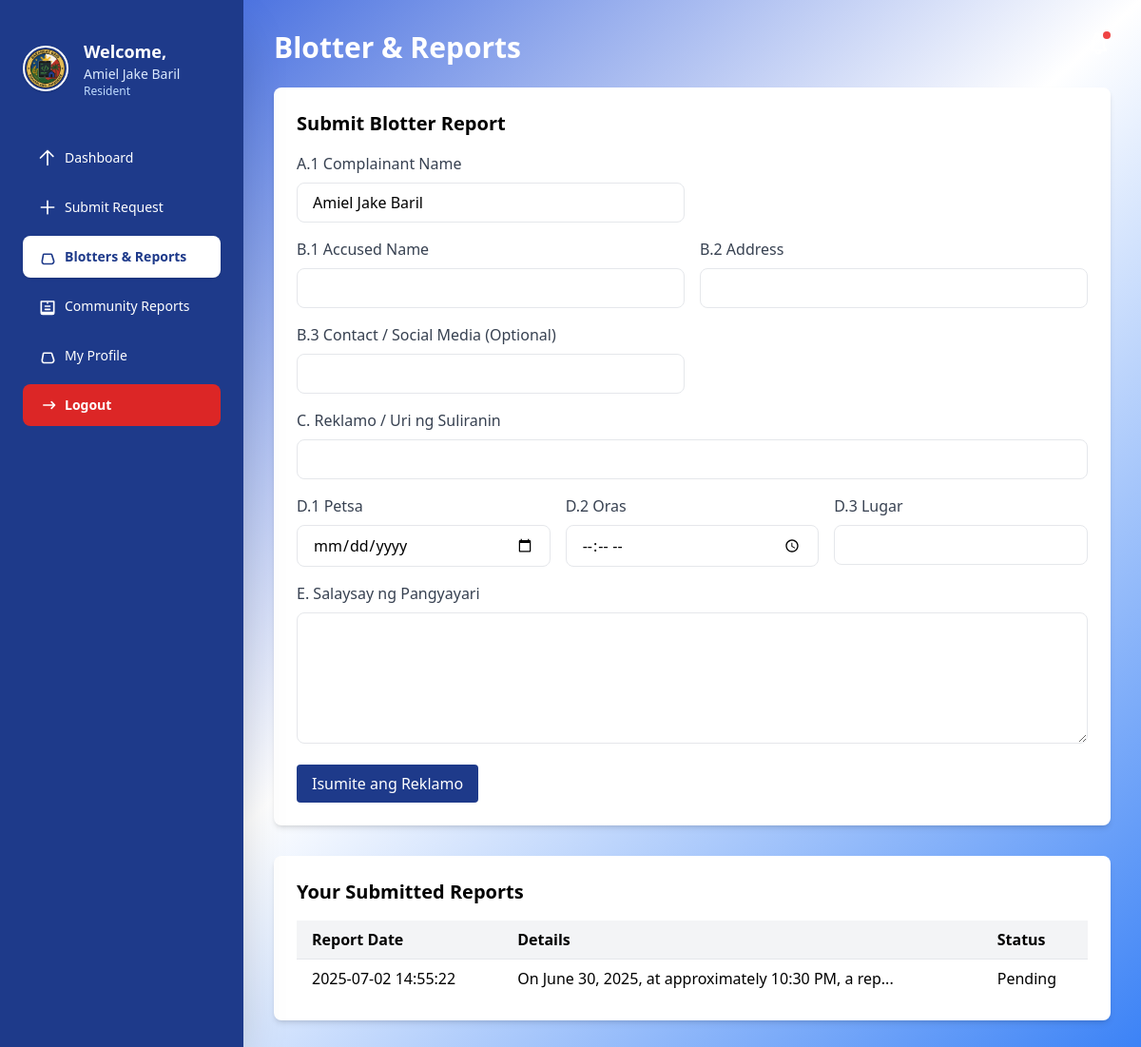
Screenshot of /resident/blotters.php (signed in) with the database file from the repository.
### tables this page shows
CREATE TABLE `users` (
  `id` int(11) NOT NULL,
  `full_name` varchar(255) NOT NULL,
  `email` varchar(255) NOT NULL,
  `password` varchar(255) NOT NULL,
  `role` varchar(50) NOT NULL,
  `created_at` timestamp NOT NULL DEFAULT current_timestamp(),
  `status` enum('pending','approved') DEFAULT 'pending'
);

CREATE TABLE `blotter_reports` (
  `id` int(11) NOT NULL,
  `residents_id` int(11) DEFAULT NULL,
  `complainant_name` varchar(255) NOT NULL,
  `incident_details` text NOT NULL,
  `status` varchar(50) DEFAULT 'Pending',
  `date_reported` datetime DEFAULT current_timestamp(),
  `complainant_address` varchar(255) DEFAULT NULL,
  `complainant_contact` varchar(20) DEFAULT NULL,
  `accused_name` varchar(255) DEFAULT NULL,
  `accused_address` varchar(255) DEFAULT NULL,
  `accused_contact` varchar(255) DEFAULT NULL,
  `complaint_type` varchar(100) DEFAULT NULL,
  `incident_date` date DEFAULT NULL,
  `incident_time` time DEFAULT NULL,
  `incident_location` varchar(255) DEFAULT NULL
);

### resident/blotters.php (the view, shortened to what this page needs)
<?php
$conn = new mysqli("localhost:3307", "root", "", "barangay_management_system");
$user_id = $_SESSION['user_id'];
$sql = "SELECT full_name FROM users WHERE id = ?";
$stmt = $conn->prepare($sql);
$stmt->bind_param("i", $user_id);
$stmt->execute();
$stmt->bind_result($complainant_name);
?>
<!DOCTYPE html>
<html lang="en">
<head>
  <script src="https://cdn.tailwindcss.com "></script>
</head>
<body class="bg-gradient-to-br from-blue-700 via-white to-blue-500">
<div id="sidebar">
  <?php include 'sidebar.php'; ?>
</div>
<div id="main-content" class="p-8">
  <div class="flex items-center justify-between mb-6">
    <h1 class="text-3xl font-bold text-white">Blotter & Reports</h1>
    <div class="relative">
      <button class="relative focus:outline-none">
        <span class="absolute top-0 right-0 inline-flex w-2 h-2 bg-red-500 rounded-full"></span>
      </button>
    </div>
  </div>
  <div class="bg-white p-6 rounded-lg shadow-md mb-8">
    <h2 class="text-xl font-semibold mb-4">Submit Blotter Report</h2>
    <form method="post">
      <div class="grid grid-cols-1 md:grid-cols-2 gap-4 mb-4">
        <div>
          <label for="complainant_name" class="block text-gray-700 font-medium mb-2">A.1 Complainant Name</label>
          <input type="text" name="complainant_name" id="complainant_name"
                 value="<?= htmlspecialchars($complainant_name); ?>"
                 class="w-full px-4 py-2 border rounded-lg focus:outline-none focus:ring-2 focus:ring-primary" readonly>
        </div>
      </div>
      <div class="grid grid-cols-1 md:grid-cols-2 gap-4 mb-4">
        <div>
          <label for="accused_name" class="block text-gray-700 font-medium mb-2">B.1 Accused Name</label>
          <input type="text" name="accused_name" id="accused_name" required
                 class="w-full px-4 py-2 border rounded-lg focus:outline-none focus:ring-2 focus:ring-primary">
        </div>
        <div>
          <label for="accused_address" class="block text-gray-700 font-medium mb-2">B.2 Address</label>
          <input type="text" name="accused_address" id="accused_address" required
                 class="w-full px-4 py-2 border rounded-lg focus:outline-none focus:ring-2 focus:ring-primary">
        </div>
        <div>
          <label for="accused_contact" class="block text-gray-700 font-medium mb-2">B.3 Contact / Social Media (Optional)</label>
          <input type="text" name="accused_contact" id="accused_contact"
                 class="w-full px-4 py-2 border rounded-lg focus:outline-none focus:ring-2 focus:ring-primary">
        </div>
      </div>
      <div class="mb-4">
        <label for="complaint_type" class="block text-gray-700 font-medium mb-2">C. Reklamo / Uri ng Suliranin</label>
        <input type="text" name="complaint_type" id="complaint_type" required
               class="w-full px-4 py-2 border rounded-lg focus:outline-none focus:ring-2 focus:ring-primary">
      </div>
      <div class="grid grid-cols-1 md:grid-cols-3 gap-4 mb-4">
        <div>
          <label for="incident_date" class="block text-gray-700 font-medium mb-2">D.1 Petsa</label>
          <input type="date" name="incident_date" id="incident_date" required
                 class="w-full px-4 py-2 border rounded-lg focus:outline-none focus:ring-2 focus:ring-primary">
        </div>
        <div>
          <label for="incident_time" class="block text-gray-700 font-medium mb-2">D.2 Oras</label>
          <input type="time" name="incident_time" id="incident_time" required
                 class="w-full px-4 py-2 border rounded-lg focus:outline-none focus:ring-2 focus:ring-primary">
        </div>
        <div>
          <label for="incident_location" class="block text-gray-700 font-medium mb-2">D.3 Lugar</label>
          <input type="text" name="incident_location" id="incident_location" required
                 class="w-full px-4 py-2 border rounded-lg focus:outline-none focus:ring-2 focus:ring-primary">
        </div>
      </div>
      <div class="mb-4">
        <label for="incident_details" class="block text-gray-700 font-medium mb-2">E. Salaysay ng Pangyayari</label>
        <textarea name="incident_details" id="incident_details" rows="5"
                  class="w-full px-4 py-2 border rounded-lg focus:outline-none focus:ring-2 focus:ring-primary"
                  required></textarea>
      </div>
      <button type="submit"
              class="px-4 py-2 bg-primary text-white rounded hover:bg-blue-800 transition duration-200">
        Isumite ang Reklamo
      </button>
    </form>
  </div>
  <div class="bg-white p-6 rounded-lg shadow-md">
    <h2 class="text-xl font-semibold mb-4">Your Submitted Reports</h2>
    <div class="overflow-x-auto">
      <table class="min-w-full table-auto">
        <thead class="bg-gray-100">
          <tr>
            <th class="px-4 py-2 text-left">Report Date</th>
            <th class="px-4 py-2 text-left">Details</th>
            <th class="px-4 py-2 text-left">Status</th>
          </tr>
        </thead>
        <tbody>
          <?php
          $sql = "SELECT * FROM blotter_reports WHERE residents_id = '$user_id' ORDER BY date_reported DESC";
          $result = $conn->query($sql);
          if ($result->num_rows > 0):
            while ($row = $result->fetch_assoc()):
          ?>
            <tr class="border-t">
              <td class="px-4 py-2"><?= htmlspecialchars($row['date_reported']) ?></td>
              <td class="px-4 py-2"><?= htmlspecialchars(substr($row['incident_details'], 0, 50)) ?>...</td>
              <td class="px-4 py-2"><?= htmlspecialchars($row['status']) ?></td>
            </tr>
          <?php endwhile; else: ?>
            <tr><td colspan="3" class="px-4 py-2 text-center text-gray-500">No reports found.</td></tr>
          <?php endif; ?>
        </tbody>
      </table>
    </div>
  </div>
</div>
</body>
</html>

### resident/blotters.php (style rules this page uses)
#sidebar { position: fixed; top: 0; left: 0; height: 100vh; width: 16rem; overflow-y: auto; z-index: 50; }
#main-content { margin-left: 16rem; height: 100vh; overflow-y: auto; }

### rows the page displays
users: complainant_name "Amiel Jake Baril"
blotter_reports: date_reported "2025-07-02 14:55:22", incident_details "On June 30, 2025, at approximately 10:30 PM, a rep", status "Pending"

### other values shown
$_SESSION['full_name'] "Amiel Jake Baril"
